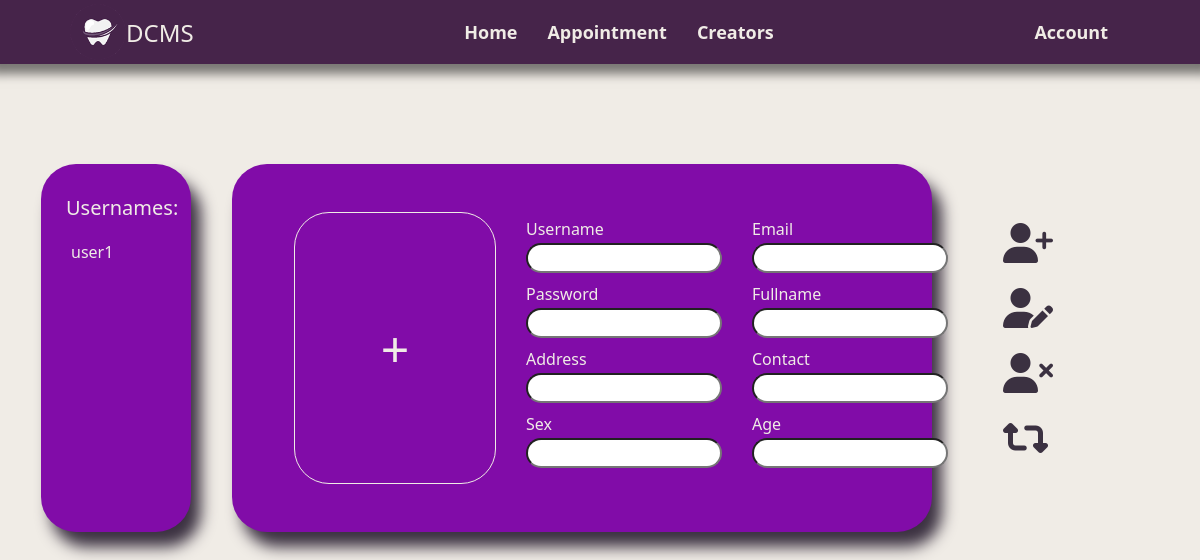
The app's page /accounts.php, older data.
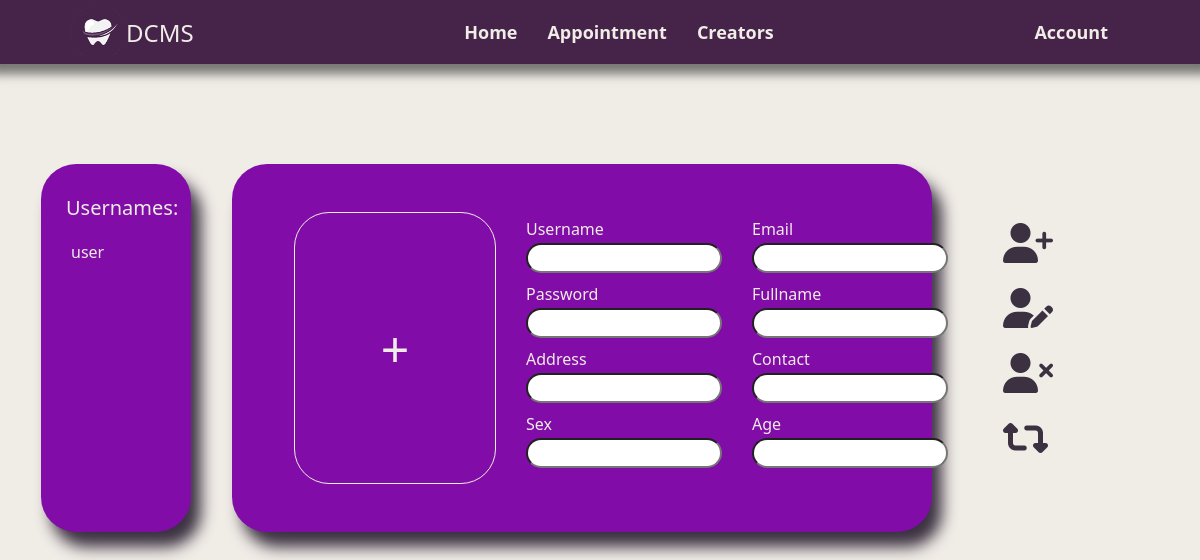
The same page, newer data.
### tables this page shows
CREATE TABLE `accounts` (
  `username` varchar(255) NOT NULL,
  `email` varchar(255) NOT NULL,
  `password` varchar(255) NOT NULL,
  `role` varchar(255) NOT NULL,
  `fullname` varchar(255) NOT NULL,
  `address` varchar(255) NOT NULL,
  `contact` varchar(255) NOT NULL,
  `age` varchar(255) NOT NULL,
  `sex` varchar(255) NOT NULL,
  `profilePic` blob NOT NULL
);

### accounts.php (the view, shortened to what this page needs)
<!DOCTYPE html>
<html>
<head>
    <link rel="stylesheet" href="css/nav.css">
    <link rel="stylesheet" href="css/accounts.css">
</head>
<body onload="onStart()">
<?php
	include 'nav.php';
?>
	<form action="accountsEx.php" method="post" enctype="multipart/form-data">
		<section class="accountsCon">
			<div class="usernameCol">
				<label id="usernameTitle">Usernames:</label>
					<?php
		            $sql = "SELECT * FROM `accounts` WHERE `role` = 'user'";
		            $result = mysqli_query($conn, $sql);
		            if ($result) {
		                while ($row = mysqli_fetch_assoc($result)) {
		                    $username = $row['username'];
		                    $email = $row['email'];
		                    $password = $row['password'];
		                    $fullname = $row['fullname'];
		                    $address = $row['address'];
		                    $contact = $row['contact'];
		                    $age = $row['age'];
		                    $sex = $row['sex'];
		                    $profilePic = $row['profilePic'];
				    		echo '
							<label class="username" id="usernameLabel" onclick="getUsername(this)">'.$username.'</label>
							<input type="text" id="'.$username.'-email" value="'.$email.'" style="display:none" disabled>
							<input type="text" id="'.$username.'-password" value="'.$password.'" style="display:none" disabled>
							<input type="text" id="'.$username.'-fullname" value="'.$fullname.'" style="display:none" disabled>
							<input type="text" id="'.$username.'-address" value="'.$address.'" style="display:none" disabled>
							<input type="text" id="'.$username.'-contact" value="'.$contact.'" style="display:none" disabled>
							<input type="text" id="'.$username.'-age" value="'.$age.'" style="display:none" disabled>
							<input type="text" id="'.$username.'-sex" value="'.$sex.'" style="display:none" disabled>
							<input type="text" id="'.$username.'-profilePic" value="'.$profilePic.'" style="display:none" disabled>
							';
		            	}
			        }
			        ?>
			</div>
			<div class="detailsCol">
				<div class="firstCon">
					<div class="imageCon">
						<label id="profileLabel">+</label>
					</div>
					<div class="detailsCon">
						<label>Username</label><input type="text" class="inputField" id="username" name="username" required>
						<label>Password</label><input type="password" class="inputField" id="password" name="password" required>
						<label>Address</label><input type="text" class="inputField" id="address" name="address" required>
						<label>Sex</label><input type="text" class="inputField" id="sex" name="sex" required>
					</div>
					<div class="detailsCon">
						<label>Email</label><input type="text" class="inputField" id="email" name="email" required>
						<label>Fullname</label><input type="text" class="inputField" id="fullname" name="fullname" required>
						<label>Contact</label><input type="text" id="contact" name="contact" onkeypress="if ( isNaN( String.fromCharCode(event.keyCode) )) return false;" required>
						<label>Age</label><input type="text" class="inputField" id="age" name="age" onkeypress="if ( isNaN( String.fromCharCode(event.keyCode) )) return false;" required>
					</div>
				</div>
			</div>
			<div class="buttonsCol">
				<div class="buttonsWrap">
					<i class="fa-solid fa-user-plus" for="addBtn" id="addIcon" onclick="clickAdd()"></i>
				</div>
				<div class="buttonsWrap">
				    <i class="fa-solid fa-user-pen" for="editBtn" onclick="clickEdit()"></i>
				</div>
				<div class="buttonsWrap">
				    <i class="fa-solid fa-user-xmark" for="removeBtn" onclick="clickRemove()"></i>
				</div>
				<div class="buttonsWrap">
					<i class="fa-solid fa-retweet" onclick="clickClear()"></i>
				</div>
			</div>
		</section>
	</form>
</body>
</html>

Row changes from the older to the newer data that the page shows:
removed accounts: username "user1"
added accounts: username "user"
